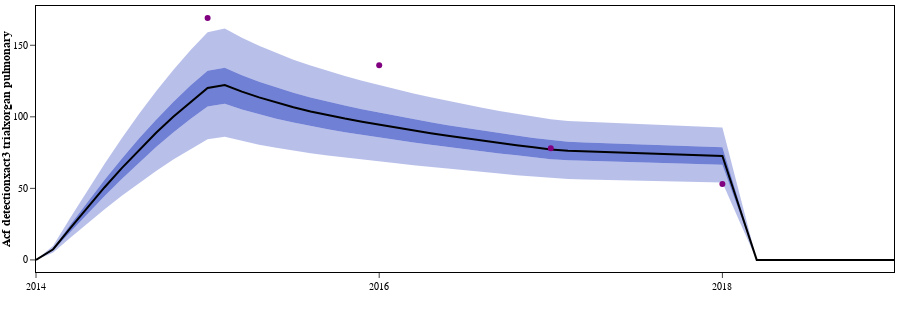

The code cell stored with this chart in its notebook:
### Code cell
plot_output_ranges(base_quantiles,targets,['acf_detectionXact3_trialXorgan_pulmonary'],1,2014,2019)
